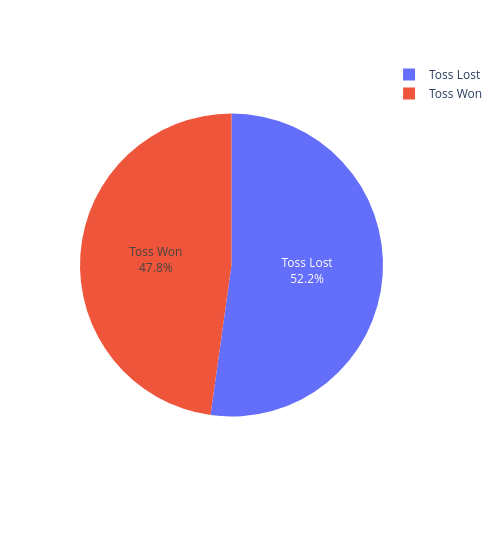

This figure's notebook cell:
### Code cell
fig = px.pie(tm, values=tm['Percentage'], names=['Toss Lost','Toss Won'])
fig.update_traces(textposition='inside',
                  textinfo='percent+label',
                  sort=False)
fig.update_layout(width=500, height=550)
fig.show()

### Figure 1 — Plotly figure (JSON) as saved in the notebook; plotly's stock layout.template omitted (floating-point values rounded to 4 significant figures)
{"data": [{"domain": {"x": [0, 1], "y": [0, 1]}, "hovertemplate": "label=%{label}<br>Percentage=%{value}<extra></extra>", "labels": ["Toss Lost", "Toss Won"], "legendgroup": "", "name": "", "showlegend": true, "sort": false, "textinfo": "percent+label", "textposition": "inside", "type": "pie", "values": [52.21, 47.79]}], "layout": {"height": 550, "legend": {"tracegroupgap": 0}, "margin": {"t": 60}, "width": 500}}
